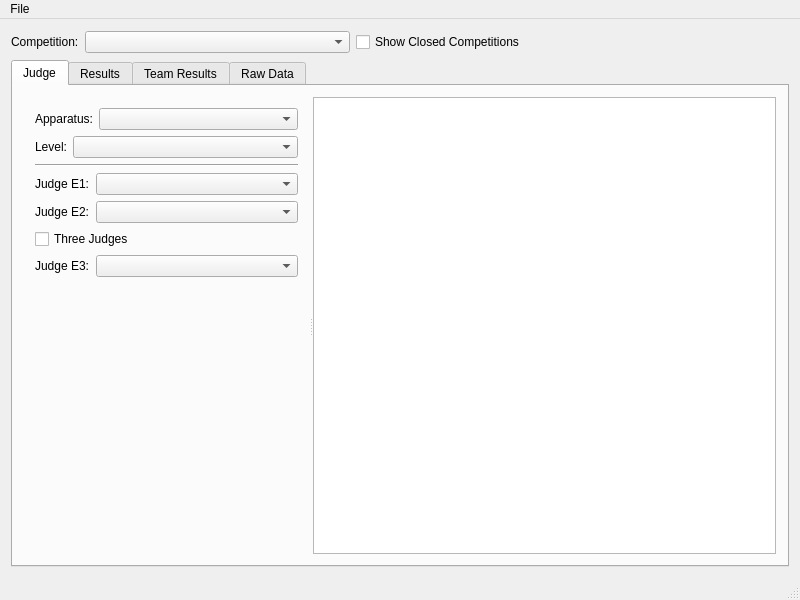
<?xml version="1.0" encoding="UTF-8"?>
<ui version="4.0">
 <class>MainWindow</class>
 <widget class="QMainWindow" name="MainWindow">
  <property name="geometry">
   <rect>
    <x>0</x>
    <y>0</y>
    <width>800</width>
    <height>600</height>
   </rect>
  </property>
  <property name="windowTitle">
   <string>Gymnastic Judge</string>
  </property>
  <widget class="QWidget" name="centralwidget">
   <layout class="QVBoxLayout" name="verticalLayout_3">
    <item>
     <layout class="QHBoxLayout" name="horizontalLayout_4">
      <item>
       <widget class="QLabel" name="competition_label">
        <property name="sizePolicy">
         <sizepolicy hsizetype="Fixed" vsizetype="Preferred">
          <horstretch>0</horstretch>
          <verstretch>0</verstretch>
         </sizepolicy>
        </property>
        <property name="text">
         <string>Competition:</string>
        </property>
       </widget>
      </item>
      <item>
       <widget class="QComboBox" name="competition_combo_box">
        <property name="sizePolicy">
         <sizepolicy hsizetype="Expanding" vsizetype="Fixed">
          <horstretch>0</horstretch>
          <verstretch>0</verstretch>
         </sizepolicy>
        </property>
        <property name="currentIndex">
         <number>-1</number>
        </property>
       </widget>
      </item>
      <item>
       <widget class="QCheckBox" name="showClosedCompetitionsCheckBox">
        <property name="enabled">
         <bool>true</bool>
        </property>
        <property name="text">
         <string>Show Closed Competitions</string>
        </property>
       </widget>
      </item>
      <item>
       <spacer name="horizontalSpacer">
        <property name="orientation">
         <enum>Qt::Horizontal</enum>
        </property>
        <property name="sizeHint" stdset="0">
         <size>
          <width>19</width>
          <height>24</height>
         </size>
        </property>
       </spacer>
      </item>
     </layout>
    </item>
    <item>
     <widget class="QTabWidget" name="tab_widget">
      <property name="currentIndex">
       <number>0</number>
      </property>
      <widget class="QWidget" name="tab">
       <attribute name="title">
        <string>Judge</string>
       </attribute>
       <layout class="QHBoxLayout" name="horizontalLayout_9">
        <item>
         <widget class="QSplitter" name="score_splitter">
          <property name="sizeIncrement">
           <size>
            <width>4</width>
            <height>0</height>
           </size>
          </property>
          <property name="orientation">
           <enum>Qt::Horizontal</enum>
          </property>
          <widget class="QWidget" name="layoutWidget_1">
           <layout class="QVBoxLayout" name="verticalLayout">
            <item>
             <layout class="QHBoxLayout" name="horizontalLayout_6">
              <item>
               <widget class="QLabel" name="label_6">
                <property name="sizePolicy">
                 <sizepolicy hsizetype="Fixed" vsizetype="Preferred">
                  <horstretch>0</horstretch>
                  <verstretch>0</verstretch>
                 </sizepolicy>
                </property>
                <property name="text">
                 <string>Apparatus:</string>
                </property>
               </widget>
              </item>
              <item>
               <widget class="QComboBox" name="apparatus_combo_box">
                <property name="sizePolicy">
                 <sizepolicy hsizetype="Expanding" vsizetype="Fixed">
                  <horstretch>0</horstretch>
                  <verstretch>0</verstretch>
                 </sizepolicy>
                </property>
               </widget>
              </item>
             </layout>
            </item>
            <item>
             <layout class="QHBoxLayout" name="horizontalLayout_7">
              <item>
               <widget class="QLabel" name="level_label">
                <property name="sizePolicy">
                 <sizepolicy hsizetype="Fixed" vsizetype="Preferred">
                  <horstretch>0</horstretch>
                  <verstretch>0</verstretch>
                 </sizepolicy>
                </property>
                <property name="text">
                 <string>Level:</string>
                </property>
               </widget>
              </item>
              <item>
               <widget class="QComboBox" name="level_combo_box">
                <property name="sizePolicy">
                 <sizepolicy hsizetype="Expanding" vsizetype="Fixed">
                  <horstretch>0</horstretch>
                  <verstretch>0</verstretch>
                 </sizepolicy>
                </property>
               </widget>
              </item>
             </layout>
            </item>
            <item>
             <widget class="Line" name="line">
              <property name="orientation">
               <enum>Qt::Horizontal</enum>
              </property>
             </widget>
            </item>
            <item>
             <layout class="QHBoxLayout" name="horizontalLayout">
              <item>
               <widget class="QLabel" name="label">
                <property name="text">
                 <string>Judge E1:</string>
                </property>
               </widget>
              </item>
              <item>
               <widget class="QComboBox" name="judge_1_combo_box">
                <property name="sizePolicy">
                 <sizepolicy hsizetype="Expanding" vsizetype="Fixed">
                  <horstretch>0</horstretch>
                  <verstretch>0</verstretch>
                 </sizepolicy>
                </property>
               </widget>
              </item>
             </layout>
            </item>
            <item>
             <layout class="QHBoxLayout" name="horizontalLayout_2">
              <item>
               <widget class="QLabel" name="label_2">
                <property name="text">
                 <string>Judge E2:</string>
                </property>
               </widget>
              </item>
              <item>
               <widget class="QComboBox" name="judge_2_combo_box">
                <property name="sizePolicy">
                 <sizepolicy hsizetype="Expanding" vsizetype="Fixed">
                  <horstretch>0</horstretch>
                  <verstretch>0</verstretch>
                 </sizepolicy>
                </property>
               </widget>
              </item>
             </layout>
            </item>
            <item>
             <widget class="QCheckBox" name="three_judges_check_box">
              <property name="text">
               <string>Three Judges</string>
              </property>
             </widget>
            </item>
            <item>
             <layout class="QHBoxLayout" name="horizontalLayout_3">
              <item>
               <widget class="QLabel" name="judge_3_label">
                <property name="text">
                 <string>Judge E3:</string>
                </property>
               </widget>
              </item>
              <item>
               <widget class="QComboBox" name="judge_3_combo_box">
                <property name="sizePolicy">
                 <sizepolicy hsizetype="Expanding" vsizetype="Fixed">
                  <horstretch>0</horstretch>
                  <verstretch>0</verstretch>
                 </sizepolicy>
                </property>
               </widget>
              </item>
             </layout>
            </item>
            <item>
             <spacer name="verticalSpacer">
              <property name="orientation">
               <enum>Qt::Vertical</enum>
              </property>
              <property name="sizeHint" stdset="0">
               <size>
                <width>20</width>
                <height>133</height>
               </size>
              </property>
             </spacer>
            </item>
           </layout>
          </widget>
          <widget class="QTableView" name="gymnast_table_view">
           <property name="sizePolicy">
            <sizepolicy hsizetype="Maximum" vsizetype="Expanding">
             <horstretch>0</horstretch>
             <verstretch>0</verstretch>
            </sizepolicy>
           </property>
           <property name="sortingEnabled">
            <bool>false</bool>
           </property>
           <attribute name="horizontalHeaderHighlightSections">
            <bool>false</bool>
           </attribute>
          </widget>
         </widget>
        </item>
       </layout>
      </widget>
      <widget class="QWidget" name="tab_3">
       <attribute name="title">
        <string>Results</string>
       </attribute>
       <layout class="QVBoxLayout" name="verticalLayout_5">
        <item>
         <widget class="QSplitter" name="results_splitter">
          <property name="orientation">
           <enum>Qt::Horizontal</enum>
          </property>
          <widget class="QWidget" name="layoutWidget_2">
           <layout class="QVBoxLayout" name="verticalLayout_2">
            <item>
             <layout class="QHBoxLayout" name="horizontalLayout_11">
              <item>
               <widget class="QLabel" name="results_level_label">
                <property name="sizePolicy">
                 <sizepolicy hsizetype="Minimum" vsizetype="Preferred">
                  <horstretch>0</horstretch>
                  <verstretch>0</verstretch>
                 </sizepolicy>
                </property>
                <property name="text">
                 <string>Level:</string>
                </property>
               </widget>
              </item>
              <item>
               <widget class="QComboBox" name="results_level_combo_box">
                <property name="sizePolicy">
                 <sizepolicy hsizetype="Minimum" vsizetype="Fixed">
                  <horstretch>0</horstretch>
                  <verstretch>0</verstretch>
                 </sizepolicy>
                </property>
               </widget>
              </item>
             </layout>
            </item>
            <item>
             <layout class="QHBoxLayout" name="horizontalLayout_8">
              <item>
               <widget class="QLabel" name="label_3">
                <property name="text">
                 <string>Results Type:</string>
                </property>
               </widget>
              </item>
              <item>
               <widget class="QComboBox" name="results_type_comboBox"/>
              </item>
             </layout>
            </item>
            <item>
             <widget class="Line" name="line_3">
              <property name="orientation">
               <enum>Qt::Horizontal</enum>
              </property>
             </widget>
            </item>
            <item>
             <widget class="QLabel" name="publish_results_status_label">
              <property name="minimumSize">
               <size>
                <width>0</width>
                <height>40</height>
               </size>
              </property>
              <property name="text">
               <string>TextLabel</string>
              </property>
              <property name="alignment">
               <set>Qt::AlignCenter</set>
              </property>
             </widget>
            </item>
            <item>
             <widget class="QPushButton" name="publish_results_pushButton">
              <property name="text">
               <string>Publish Results</string>
              </property>
             </widget>
            </item>
            <item>
             <widget class="QPushButton" name="remove_publication_pushButton">
              <property name="text">
               <string>Remove Publication</string>
              </property>
             </widget>
            </item>
            <item>
             <widget class="Line" name="line_2">
              <property name="orientation">
               <enum>Qt::Horizontal</enum>
              </property>
             </widget>
            </item>
            <item>
             <widget class="QCheckBox" name="score_details_check_box">
              <property name="text">
               <string>Show Score Details</string>
              </property>
              <property name="checked">
               <bool>true</bool>
              </property>
             </widget>
            </item>
            <item>
             <spacer name="verticalSpacer_2">
              <property name="orientation">
               <enum>Qt::Vertical</enum>
              </property>
              <property name="sizeHint" stdset="0">
               <size>
                <width>13</width>
                <height>40</height>
               </size>
              </property>
             </spacer>
            </item>
           </layout>
          </widget>
          <widget class="QTableView" name="results_table_view">
           <property name="sizePolicy">
            <sizepolicy hsizetype="Maximum" vsizetype="Expanding">
             <horstretch>0</horstretch>
             <verstretch>0</verstretch>
            </sizepolicy>
           </property>
           <property name="sizeIncrement">
            <size>
             <width>4</width>
             <height>0</height>
            </size>
           </property>
           <property name="sortingEnabled">
            <bool>true</bool>
           </property>
          </widget>
         </widget>
        </item>
       </layout>
      </widget>
      <widget class="QWidget" name="team_results_tab">
       <attribute name="title">
        <string>Team Results</string>
       </attribute>
       <layout class="QVBoxLayout" name="verticalLayout_4">
        <item>
         <widget class="QTableView" name="team_results_table_view">
          <property name="sortingEnabled">
           <bool>true</bool>
          </property>
         </widget>
        </item>
       </layout>
      </widget>
      <widget class="QWidget" name="tab_2">
       <attribute name="title">
        <string>Raw Data</string>
       </attribute>
       <layout class="QHBoxLayout" name="horizontalLayout_10">
        <item>
         <widget class="QTableView" name="raw_data_table_view"/>
        </item>
       </layout>
      </widget>
     </widget>
    </item>
   </layout>
  </widget>
  <widget class="QMenuBar" name="menubar">
   <property name="geometry">
    <rect>
     <x>0</x>
     <y>0</y>
     <width>800</width>
     <height>19</height>
    </rect>
   </property>
   <widget class="QMenu" name="menuFile">
    <property name="title">
     <string>File</string>
    </property>
    <addaction name="actionEditCompetitions"/>
    <addaction name="separator"/>
    <addaction name="actionImport"/>
    <addaction name="actionEditCompetitionGymnasts"/>
    <addaction name="actionFindGymnast"/>
    <addaction name="separator"/>
    <addaction name="actionExit"/>
   </widget>
   <addaction name="menuFile"/>
  </widget>
  <widget class="QStatusBar" name="statusbar"/>
  <action name="actionImport">
   <property name="text">
    <string>Import Gymnast List</string>
   </property>
  </action>
  <action name="actionExit">
   <property name="text">
    <string>Exit</string>
   </property>
  </action>
  <action name="actionEditCompetitionGymnasts">
   <property name="text">
    <string>Edit Gymnasts</string>
   </property>
  </action>
  <action name="actionEditCompetitions">
   <property name="text">
    <string>Edit Competitions</string>
   </property>
  </action>
  <action name="actionFindGymnast">
   <property name="text">
    <string>Find Gymnast</string>
   </property>
   <property name="shortcut">
    <string>Ctrl+F</string>
   </property>
  </action>
 </widget>
 <layoutdefault spacing="6" margin="11"/>
 <resources/>
 <connections/>
</ui>
